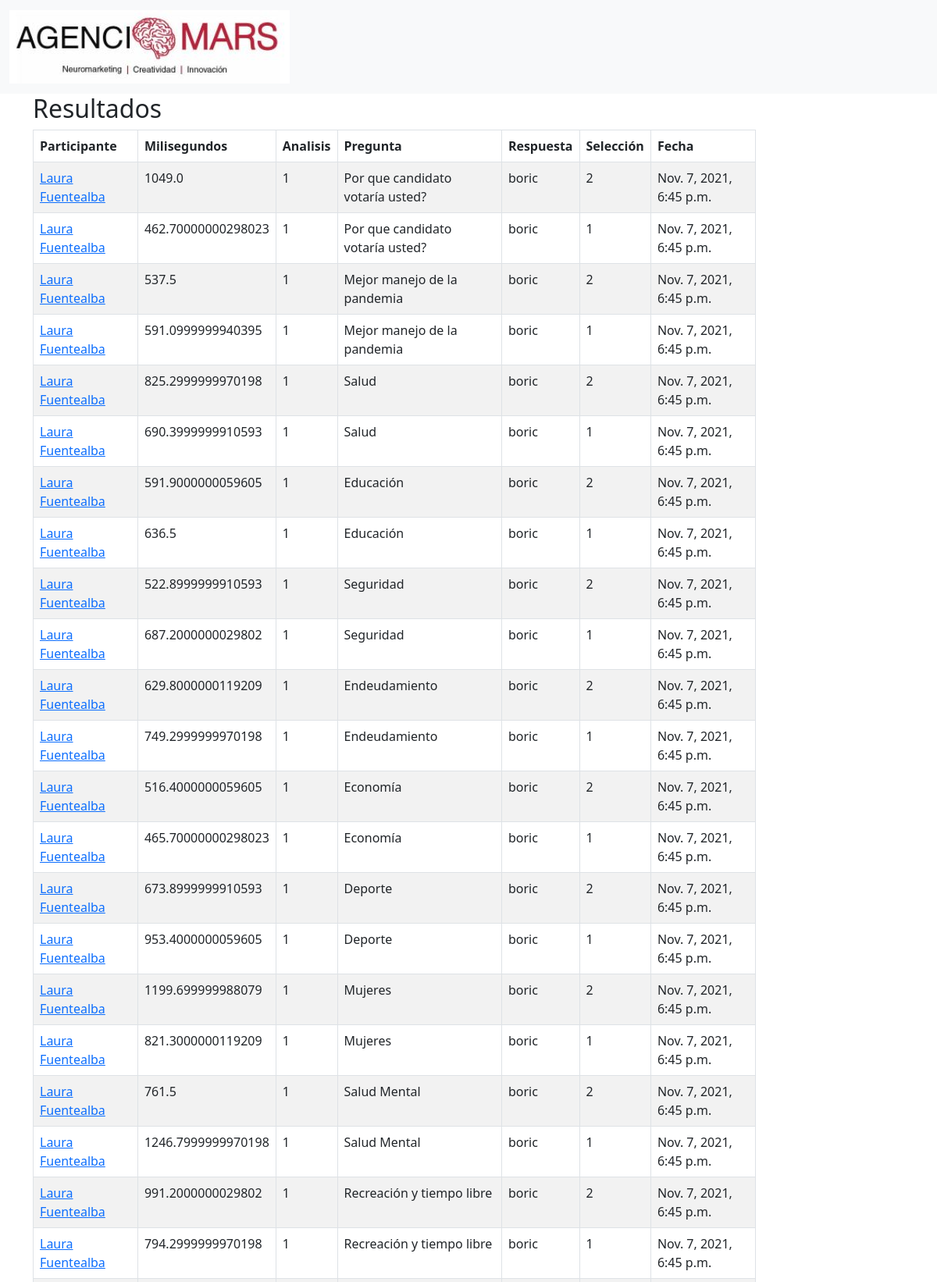
The page /iat/resultado/8/4 (upper part) on the database its author committed.
### test_iat/models.py (models this page shows, shortened)
class Resultado(models.Model):
    milisegundos = models.FloatField()
    combinacion=models.ForeignKey(Combinacion, related_name="resultados", on_delete = models.CASCADE)
    opcion = models.CharField(max_length=2)
    pregunta = models.CharField(max_length=100)
    respuesta = models.CharField(max_length=100)
    created_at = models.DateTimeField(auto_now_add=True)
    updated_at = models.DateTimeField(auto_now=True)

class Combinacion(models.Model):
    test = models.ForeignKey(Test, related_name="combinaciones", on_delete = models.CASCADE)
    participante=models.ForeignKey(User, related_name="combinaciones", on_delete = models.CASCADE)
    indice=models.IntegerField() # número de generación al iniciar el test
    analisis=models.IntegerField() # del 1 al 4
    valor=models.CharField(max_length=500)
    created_at = models.DateTimeField(auto_now_add=True)
    updated_at = models.DateTimeField(auto_now=True)

class User(models.Model):
    CHOICES = (
        ("user", 'User'),
        ("mars", 'MARS'),
        ("admin", 'Admin')
    )
    SEXO = (
        ("M", 'Masculino'),
        ("F", 'Femenino'),
        ("O","Otro"),
        ("N","Ninguno")
    )
    email=models.EmailField(max_length=255, unique=True)
    name = models.CharField(max_length=100)
    role = models.CharField(max_length=255, choices=CHOICES)
    password = models.CharField(max_length=70)
    edad= models.IntegerField(default=0)
    sexo =  models.CharField(max_length=2, choices=SEXO, default="N")
    created_at = models.DateTimeField(auto_now_add=True)
    updated_at = models.DateTimeField(auto_now=True)
    objects = UserManager()

### test_iat/views.py (the view)
# urls.py: path('iat/resultado/<int:iat_id>/<int:user_id>', views.resultado),
def resultado(request,iat_id,user_id):
    iat=Test.objects.get(id=iat_id)
    participante=User.objects.get(id=user_id)
    resultados=Resultado.objects.filter(combinacion__test=iat,combinacion__participante=participante)
    valores=resultados[0].combinacion.valor
    json_acceptable_string = valores.replace("'", "\"")
    quest = json.loads(json_acceptable_string)
    pregunta=quest['car']
    context={
        "resultados":resultados
        }
    return render(request, 'resultado.html', context)

### test_iat/templates/resultado.html
{% extends './base.html' %}
{% block content %}
<div class="container">
    <h2>Resultados</h2>
    <div class="row">
        <div class="col-10">
            <div class="table-responsive">
                <table id="caracteristicas" class="table table-striped table-bordered" width="100%" >
                    <thead>
                        <tr>
                            <th>Participante</th>
                            <th>Milisegundos</th>
                            <th>Analisis</th>
                            <th>Pregunta</th>
                            <th>Respuesta</th>
                            <th>Selección</th>
                            <th>Fecha</th>
                        </tr>
                    </thead>
                    <tbody>
                    {% for r in resultados %}
                        <tr>
                            <td>
                                <a href="/usuario/{{r.combinacion.participante.id}}">
                                    {{r.combinacion.participante.name}}
                                </a>
                            </td>
                            <td>
                                {{r.milisegundos}}
                            </td>
                            <td>
                                {{r.combinacion.analisis}}
                            </td>
                            <td>
                                {{r.pregunta}}
                            </td>
                            <td>
                                {{r.respuesta}}
                            </td>
                            <td>
                                {{r.opcion}}
                            </td>
                            <td>
                                {{r.created_at}}
                            </td>
                        </tr>
                    {% empty %}
                    <tr>
                        <td> No existen caracteristicas asociadas aún</td>
                    </tr>
                    {% endfor %}
                    </tbody>
                </table>
            </div>
        </div>
    </div>
</div>
{% endblock %}

### rows shown on the page
Resultado: combinacion.participante.name "Laura Fuentealba", milisegundos "1049.0", combinacion.analisis "1", pregunta "Por que candidato votaría usted?", respuesta "boric", opcion "2", created_at "Nov. 7, 2021, 6:45 p.m."
Resultado: combinacion.participante.name "Laura Fuentealba", milisegundos "462.70000000298023", combinacion.analisis "1", pregunta "Por que candidato votaría usted?", respuesta "boric", opcion "1", created_at "Nov. 7, 2021, 6:45 p.m."
Resultado: combinacion.participante.name "Laura Fuentealba", milisegundos "537.5", combinacion.analisis "1", pregunta "Mejor manejo de la pandemia", respuesta "boric", opcion "2", created_at "Nov. 7, 2021, 6:45 p.m."
Resultado: combinacion.participante.name "Laura Fuentealba", milisegundos "591.0999999940395", combinacion.analisis "1", pregunta "Mejor manejo de la pandemia", respuesta "boric", opcion "1", created_at "Nov. 7, 2021, 6:45 p.m."
Resultado: combinacion.participante.name "Laura Fuentealba", milisegundos "825.2999999970198", combinacion.analisis "1", pregunta "Salud", respuesta "boric", opcion "2", created_at "Nov. 7, 2021, 6:45 p.m."
Resultado: combinacion.participante.name "Laura Fuentealba", milisegundos "690.3999999910593", combinacion.analisis "1", pregunta "Salud", respuesta "boric", opcion "1", created_at "Nov. 7, 2021, 6:45 p.m."
Resultado: combinacion.participante.name "Laura Fuentealba", milisegundos "591.9000000059605", combinacion.analisis "1", pregunta "Educación", respuesta "boric", opcion "2", created_at "Nov. 7, 2021, 6:45 p.m."
Resultado: combinacion.participante.name "Laura Fuentealba", milisegundos "636.5", combinacion.analisis "1", pregunta "Educación", respuesta "boric", opcion "1", created_at "Nov. 7, 2021, 6:45 p.m."
Resultado: combinacion.participante.name "Laura Fuentealba", milisegundos "522.8999999910593", combinacion.analisis "1", pregunta "Seguridad", respuesta "boric", opcion "2", created_at "Nov. 7, 2021, 6:45 p.m."
Resultado: combinacion.participante.name "Laura Fuentealba", milisegundos "687.2000000029802", combinacion.analisis "1", pregunta "Seguridad", respuesta "boric", opcion "1", created_at "Nov. 7, 2021, 6:45 p.m."
Resultado: combinacion.participante.name "Laura Fuentealba", milisegundos "629.8000000119209", combinacion.analisis "1", pregunta "Endeudamiento", respuesta "boric", opcion "2", created_at "Nov. 7, 2021, 6:45 p.m."
Resultado: combinacion.participante.name "Laura Fuentealba", milisegundos "749.2999999970198", combinacion.analisis "1", pregunta "Endeudamiento", respuesta "boric", opcion "1", created_at "Nov. 7, 2021, 6:45 p.m."
Resultado: combinacion.participante.name "Laura Fuentealba", milisegundos "516.4000000059605", combinacion.analisis "1", pregunta "Economía", respuesta "boric", opcion "2", created_at "Nov. 7, 2021, 6:45 p.m."
Resultado: combinacion.participante.name "Laura Fuentealba", milisegundos "465.70000000298023", combinacion.analisis "1", pregunta "Economía", respuesta "boric", opcion "1", created_at "Nov. 7, 2021, 6:45 p.m."
Resultado: combinacion.participante.name "Laura Fuentealba", milisegundos "673.8999999910593", combinacion.analisis "1", pregunta "Deporte", respuesta "boric", opcion "2", created_at "Nov. 7, 2021, 6:45 p.m."
Resultado: combinacion.participante.name "Laura Fuentealba", milisegundos "953.4000000059605", combinacion.analisis "1", pregunta "Deporte", respuesta "boric", opcion "1", created_at "Nov. 7, 2021, 6:45 p.m."
Resultado: combinacion.participante.name "Laura Fuentealba", milisegundos "1199.699999988079", combinacion.analisis "1", pregunta "Mujeres", respuesta "boric", opcion "2", created_at "Nov. 7, 2021, 6:45 p.m."
Resultado: combinacion.participante.name "Laura Fuentealba", milisegundos "821.3000000119209", combinacion.analisis "1", pregunta "Mujeres", respuesta "boric", opcion "1", created_at "Nov. 7, 2021, 6:45 p.m."
Resultado: combinacion.participante.name "Laura Fuentealba", milisegundos "761.5", combinacion.analisis "1", pregunta "Salud Mental", respuesta "boric", opcion "2", created_at "Nov. 7, 2021, 6:45 p.m."
Resultado: combinacion.participante.name "Laura Fuentealba", milisegundos "1246.7999999970198", combinacion.analisis "1", pregunta "Salud Mental", respuesta "boric", opcion "1", created_at "Nov. 7, 2021, 6:45 p.m."
Resultado: combinacion.participante.name "Laura Fuentealba", milisegundos "991.2000000029802", combinacion.analisis "1", pregunta "Recreación y tiempo libre", respuesta "boric", opcion "2", created_at "Nov. 7, 2021, 6:45 p.m."
Resultado: combinacion.participante.name "Laura Fuentealba", milisegundos "794.2999999970198", combinacion.analisis "1", pregunta "Recreación y tiempo libre", respuesta "boric", opcion "1", created_at "Nov. 7, 2021, 6:45 p.m."
